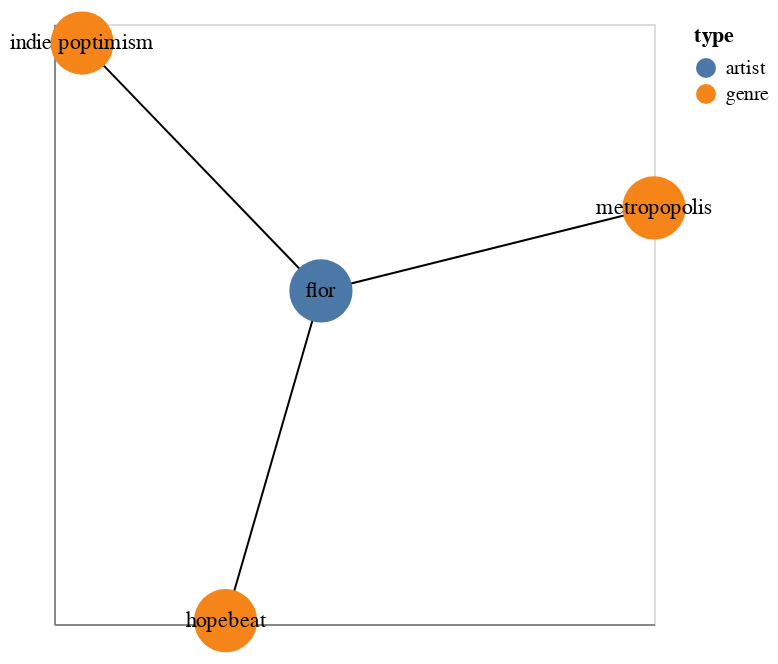

This figure's notebook cell:
### Code cell
#def filter_edge
def get_focus_graph(graph,name):
        neighbors = [n for n in graph.neighbors(name)]

        def filter_node(n1):
            if n1 ==name: 
                return True
            return (n1 in neighbors)
        
        sub_graph = nx.subgraph_view(graph,filter_node)
        return sub_graph


flor = get_focus_graph(graph,'flor')
draw_network(flor,labels=True,size_v=1000)

### Figure 1 — Vega-Lite specification as saved in the notebook (floating-point values rounded to 4 significant figures)
{"config": {"view": {"continuousWidth": 300, "continuousHeight": 300}}, "layer": [{"data": {"name": "data-b67dd44f10f51ca35e2e8298244b19e2"}, "mark": {"type": "line", "color": "black", "opacity": 1.0, "strokeWidth": 1}, "encoding": {"detail": {"field": "edge", "type": "quantitative"}, "x": {"axis": {"grid": false, "labels": false, "ticks": false, "title": ""}, "field": "x", "type": "quantitative"}, "y": {"axis": {"grid": false, "labels": false, "ticks": false, "title": ""}, "field": "y", "type": "quantitative"}}}, {"data": {"name": "data-3883b0fe207fda2df180a5c616f89dd9"}, "mark": {"type": "circle", "opacity": 1, "size": 1000}, "encoding": {"color": {"field": "type", "type": "nominal"}, "tooltip": [{"field": "id", "type": "nominal"}], "x": {"axis": {"grid": false, "labels": false, "ticks": false}, "field": "x", "type": "quantitative"}, "y": {"axis": {"grid": false, "labels": false, "ticks": false}, "field": "y", "type": "quantitative"}}}, {"data": {"name": "data-3883b0fe207fda2df180a5c616f89dd9"}, "mark": {"type": "text", "color": "black"}, "encoding": {"text": {"field": "id", "type": "nominal"}, "x": {"axis": {"grid": false, "labels": false, "ticks": false}, "field": "x", "type": "quantitative"}, "y": {"axis": {"grid": false, "labels": false, "ticks": false}, "field": "y", "type": "quantitative"}}}], "$schema": "https://vega.github.io/schema/vega-lite/v5.8.0.json", "datasets": {"data-b67dd44f10f51ca35e2e8298244b19e2": [{"source": "flor", "target": "hopebeat", "x": 0.0008253, "pair": ["flor", "hopebeat"], "y": -0.0008426, "edge": 0}, {"source": "flor", "target": "hopebeat", "x": -0.2851, "pair": ["flor", "hopebeat"], "y": -0.9901, "edge": 0}, {"source": "flor", "target": "indie poptimism", "x": 0.0008253, "pair": ["flor", "indie poptimism"], "y": -0.0008426, "edge": 1}, {"source": "flor", "target": "indie poptimism", "x": -0.7157, "pair": ["flor", "indie poptimism"], "y": 0.7427, "edge": 1}, {"source": "flor", "target": "metropopolis", "x": 0.0008253, "pair": ["flor", "metropopolis"], "y": -0.0008426, "edge": 2}, {"source": "flor", "target": "metropopolis", "x": 1.0, "pair": ["flor", "metropopolis"], "y": 0.2482, "edge": 2}], "data-3883b0fe207fda2df180a5c616f89dd9": [{"type": "artist", "id": "flor", "y": -0.0008426, "x": 0.0008253}, {"type": "genre", "id": "hopebeat", "y": -0.9901, "x": -0.2851}, {"type": "genre", "id": "indie poptimism", "y": 0.7427, "x": -0.7157}, {"type": "genre", "id": "metropopolis", "y": 0.2482, "x": 1.0}]}}
